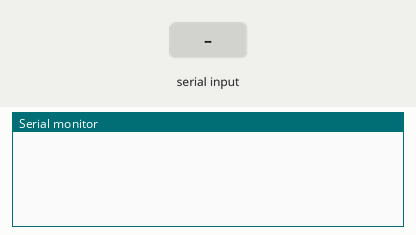
A sketch run on a simulated Arduino Uno, built with avr-gcc and run on an emulated ATmega328P. Parts: the last lines printed to the serial monitor. Inputs (shaded band) come from the test bench.

Above: at 1.2 s.
1.3 s: "90,45\n" received over Serial
At 3.2 s:
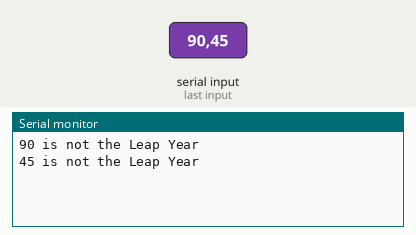
3.8 s: "30,150\n" received over Serial
At 5.1 s:
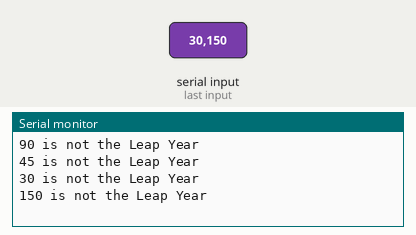
Timing chart, 0 to 6.8 s (numbered marks = the images above; inputs shaded):
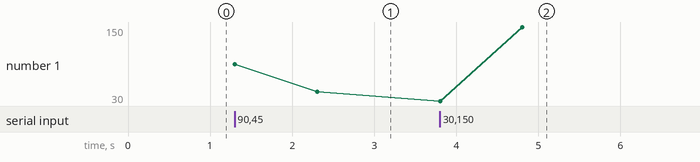

The sketch:

Finding_leap_year.ino
```cpp
void setup() {
  Serial.begin(9600);
}

void loop() {

if(Serial.available()>0)
{
  int y = Serial.parseInt();

  if(y%4==0 && y%100!=0) Serial.println(String(y) +" is the Leap Year");

  else if(y%400==0) Serial.println(String(y) +" is the Leap Year");

    else Serial.println(String(y) +" is not the Leap Year");
    delay(1000);
  }
}
```

Measured:
- after the input at 1.3 s, the serial monitor: prints a new line at once (image 1)
- after the input at 3.8 s, the serial monitor: prints a new line at once (image 2)
- plotted number 1: 45 → 150 after the input at 3.8 s
